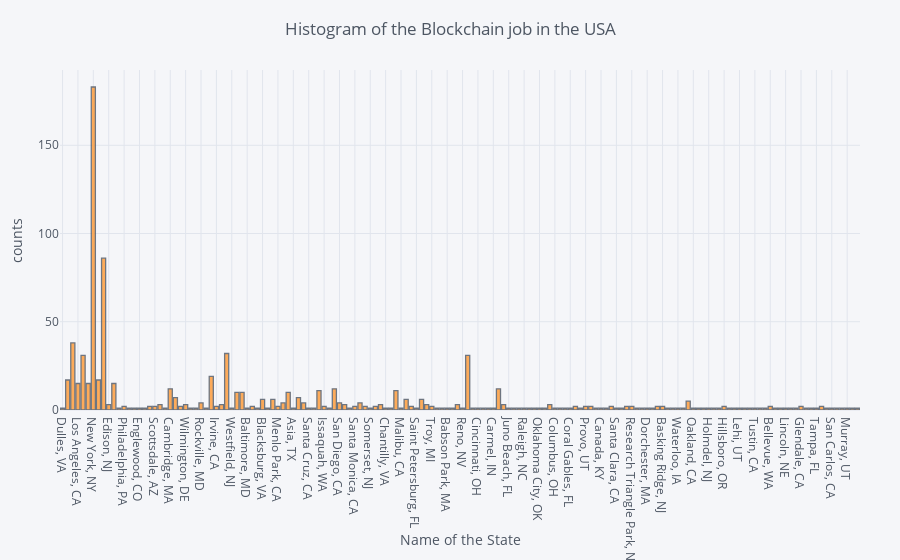

The notebook cell saved with this chart:
### Code cell
# Number of blockchain jobs by states withing country

df_USA=df[(df.country_name=='United States')]
df_India=df[(df.country_name=='India')]
df_Germany=df[(df.country_name=='Germany')]
df_UK=df[(df.country_name=='United Kingdom')]

m=(60,40,150,70)

#df_USA
df_USA['city_state'].iplot(kind='hist',margin=m, title='Histogram of the Blockchain job in the USA',xTitle='Name of the State',yTitle='counts',)

### Figure 1 — Plotly figure (JSON) as saved in the notebook; plotly's stock layout.template omitted (floating-point values rounded to 4 significant figures; data arrays with more than 128 entries replaced by an {"elided": "..."} marker saying what was removed)
{"data": [{"histfunc": "count", "histnorm": "", "marker": {"color": "rgba(255, 153, 51, 1.0)", "line": {"color": "#4D5663", "width": 1.3}}, "name": "city_state", "opacity": 0.8, "orientation": "v", "type": "histogram", "x": {"elided": "819 str values"}}], "layout": {"barmode": "overlay", "legend": {"bgcolor": "#F5F6F9", "font": {"color": "#4D5663"}}, "margin": {"b": 150, "l": 60, "r": 40, "t": 70}, "paper_bgcolor": "#F5F6F9", "plot_bgcolor": "#F5F6F9", "title": "Histogram of the Blockchain job in the USA", "titlefont": {"color": "#4D5663"}, "xaxis1": {"gridcolor": "#E1E5ED", "showgrid": true, "tickfont": {"color": "#4D5663"}, "title": "Name of the State", "titlefont": {"color": "#4D5663"}, "zerolinecolor": "#E1E5ED"}, "yaxis1": {"gridcolor": "#E1E5ED", "showgrid": true, "tickfont": {"color": "#4D5663"}, "title": "counts", "titlefont": {"color": "#4D5663"}, "zerolinecolor": "#E1E5ED"}}}
